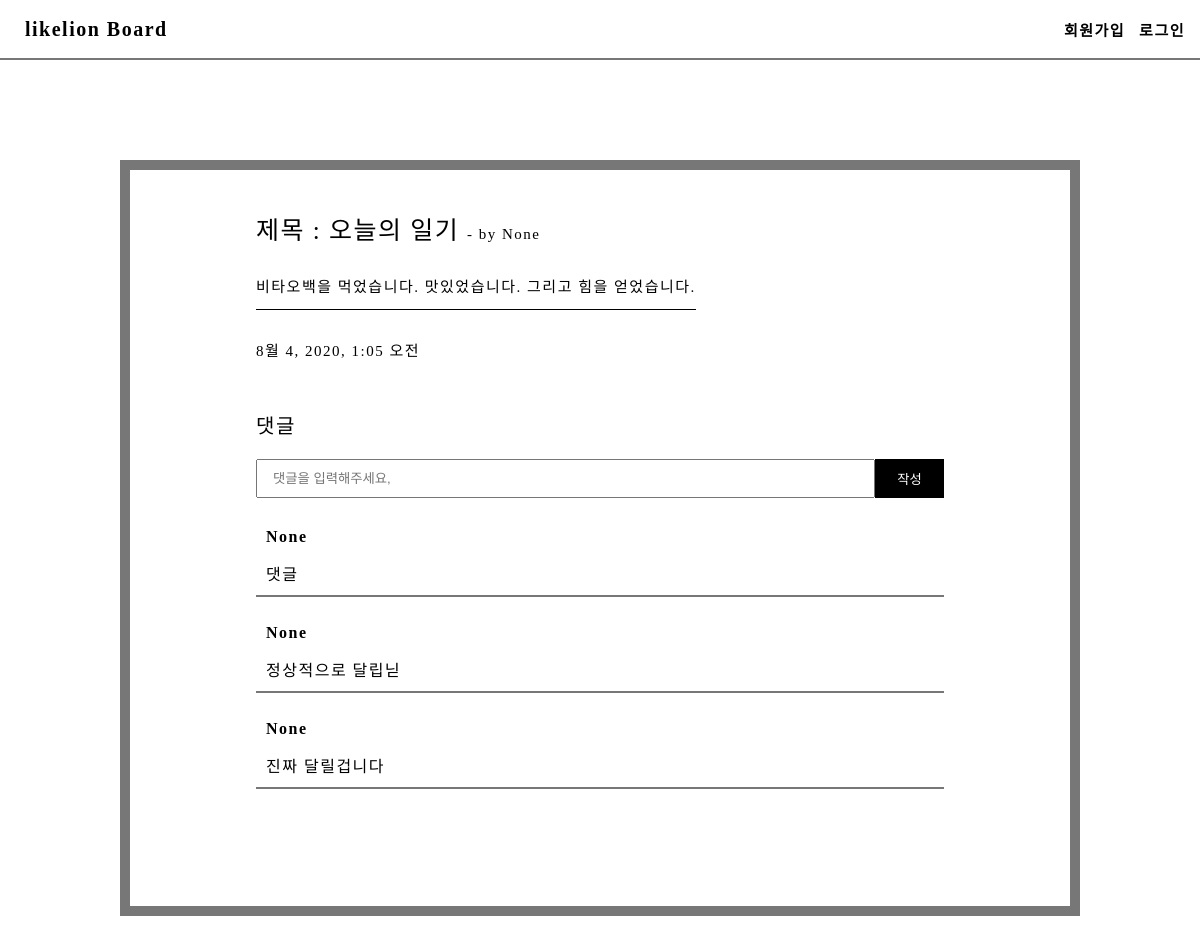
/detail/1, run on the app's committed database.
### board/models.py (models this page shows, shortened)
class Post(models.Model):
    author = models.ForeignKey(settings.AUTH_USER_MODEL,on_delete=models.CASCADE,null=True,related_name="created_posts" )
    title = models.CharField("제목", max_length=50)
    desc = models.TextField("내용")
    like = models.ManyToManyField(settings.AUTH_USER_MODEL, related_name="liked_posts")
    create_at = models.DateTimeField('작성시간', default = timezone.now)

class Comment(models.Model):
    author = models.ForeignKey(settings.AUTH_USER_MODEL,on_delete=models.CASCADE,null=True )
    post = models.ForeignKey(Post,on_delete=models.CASCADE,null=True)
    desc = models.CharField("댓글",max_length=200)
    like = models.ManyToManyField(settings.AUTH_USER_MODEL, related_name="liked_com")
    create_at = models.DateTimeField('작성시간', default = timezone.now)
    def __str__(self):
        return self.desc

### board/views.py (the view)
# urls.py: path('detail/<int:post_id>',detail, name="detail" ),
def detail(request,post_id):
    context = dict()
    detail_post = Post.objects.get(id = post_id)
    context['detail_post'] = detail_post
    context['comment_form'] =CommentForms()
    context['comment_all'] = Comment.objects.filter(post= Post.objects.get(id = post_id))
    return render(request,'detail.html',context)

### board/forms.py
class CommentForms(ModelForm):
    def __init__(self, *args, **kwargs):
        super().__init__(*args, **kwargs)
        self.fields['desc'].widget.attrs.update(
            {'autocomplete': 'off',
            'placeholder':'댓글을 입력해주세요,'
            })
    class Meta:
        model = Comment
        fields = ("desc",)

### board/templates/detail.html (shortened to what this page needs)
{% extends 'base.html' %}
{%load static%}
{% block extrahead %}
    <link rel="stylesheet" href="{% static 'css/detail.css' %}" type="text/css" />
{% endblock %}
{% block content %}
<div class="container">
<section>
<div class="dt_title">
    제목 : {{detail_post.title}} <span>- by {{detail_post.author}}</span>
</div>
<div class="dt_desc">
    {% autoescape off %}
    {{detail_post.desc}}
{% endautoescape %}
</div>
<div class="dt_create_at">
    {{detail_post.create_at}}
</div>
</section>
<form method="post" action="{% url 'create_comment' detail_post.id  %}">
    <div class="com_label">{{comment_form.desc.label}}</div>
    <div class="com_input_container">
        {{comment_form.desc}}
        <input class="com_submit" type="submit" value="작성"/>
    </div>
</form>
{% for com in comment_all%}
<div class="com_row">
       <span class="com_author">{{com.author}}
        </span>
       <div class="com_desc">{{com}}
        </div>
</div>
    <br>
{%endfor%}
</div>
{%endblock%}

### basestatic/css/base.css (style rules this page uses)
html { font-size:10px; text-decoration: none; letter-spacing: 1.5px; }
body { margin:0; }
.container { display:flex; justify-content: space-between; align-items:center; flex-direction: column; width:80%; margin:10rem auto; font-size:1.5rem; position:relative; padding:4rem; box-sizing:border-box; background-color:#777; }
* { box-sizing: border-box; }

### board/static/css/detail.css (style rules this page uses)
.container { padding-bottom:10rem; border:10px solid #777; background-color:white; color:black; }
section { position:relative; margin-bottom:10rem; width:80%; }
.dt_title { font-size:2.5rem; padding-bottom:1rem; margin-bottom:2rem; }
.dt_title span { font-size:1.5rem; }
.dt_desc { display:inline-block; padding-bottom:1rem; border-bottom:1.5px solid black; line-height:1.5; }
.dt_create_at { position:absolute; bottom: -5rem; left:0; }
form { width:80%; }
.com_label { font-size:2.0rem; margin-bottom:2rem; }
.com_input_container { width:100%; display:Flex; margin-bottom:2rem; }
.com_input_container input { flex:1; padding:1rem 1.5rem; }
.com_input_container .com_submit { border:none; flex:unset; width:10%; background-color:black; color:white; cursor:pointer; }
.com_row { border-bottom:2px solid #777; width:80%; display:flex; flex-direction:column; box-sizing:border-box; padding:1rem; }
.com_desc { flex:1; font-size:1.6rem; }
.com_author { font-weight:bold; font-size:1.6rem; margin-bottom:1.5rem; }

### data on the page
Post: title "오늘의 일기", author "None", desc "비타오백을 먹었습니다. 맛있었습니다. 그리고 힘을 얻었습니다.", create_at "8월 4, 2020, 1:05 오전"
Comment: author "None", desc "댓글"
Comment: author "None", desc "정상적으로 달립닏"
Comment: author "None", desc "진짜 달릴겁니다"

### other printed values
{{ comment_form.desc.label }} "댓글"
